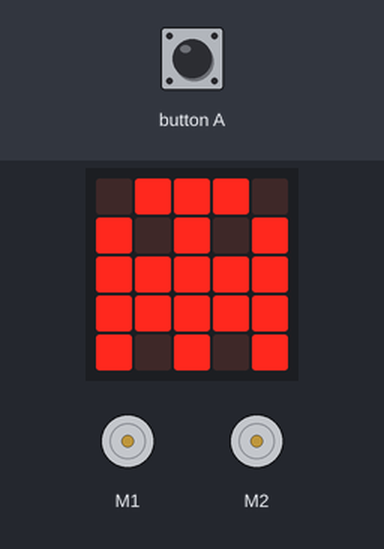
Simulated run of this program. Board: BBC micro:bit (MakeCode). Parts: the board's 5×5 LED display, 2 × DC motor (green arrow = forward, orange = backward, longer = faster). The test bench sets the inputs (shaded band).

Above: at 1.8 s.
1.9 s: button A pressed for 0.15 s
At 2.6 s:
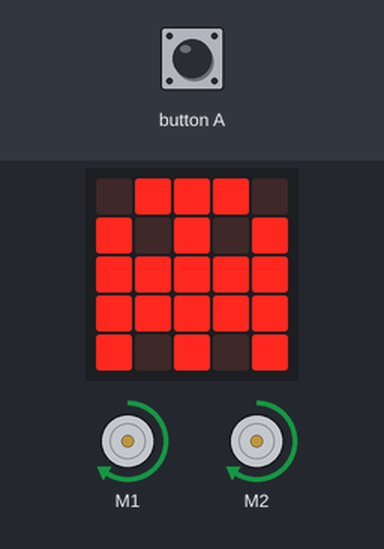
At 3.95 s:
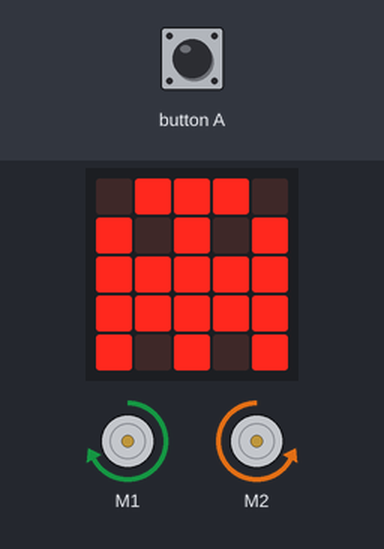
Timing chart, 0 to 9.3 s (numbered marks = the images above; inputs shaded):
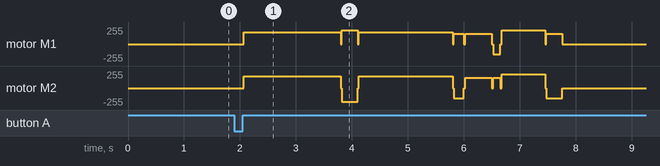

The program:

main.ts
```typescript
input.onButtonPressed(Button.A, function () {
    bitbot.goms(BBDirection.Forward, 68, 1750)
    bitbot.rotatems(BBRobotDirection.Right, 80, 300)
    bitbot.goms(BBDirection.Forward, 68, 1700)
    bitbot.rotatems(BBRobotDirection.Right, 60, 200)
    bitbot.goms(BBDirection.Forward, 60, 500)
    bitbot.rotatems(BBRobotDirection.Left, 60, 150)
    bitbot.goms(BBDirection.Forward, 80, 800)
    bitbot.rotatems(BBRobotDirection.Right, 60, 300)
})
basic.showIcon(IconNames.Ghost)
```

test.ts
```typescript
// testene settes inn her; disse vil ikke kompilert så lenge denne pakken blir brukt som en utvidelse.
```
